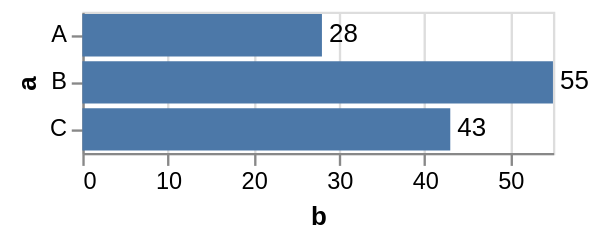

This figure's Vega-Lite source:
### Vega specification from a JSON file in a GitHub repository (floating-point values rounded to 4 significant figures)
{"$schema": "https://vega.github.io/schema/vega/v5.json", "autosize": "pad", "padding": 5, "width": 200, "style": "cell", "data": [{"name": "source_0", "values": [{"a": "A", "b": 28}, {"a": "B", "b": 55}, {"a": "C", "b": 43}]}, {"name": "data_1", "source": "source_0", "transform": [{"type": "filter", "expr": "datum[\"b\"] !== null && !isNaN(datum[\"b\"])"}]}, {"name": "data_2", "source": "source_0", "transform": [{"type": "filter", "expr": "datum[\"b\"] !== null && !isNaN(datum[\"b\"])"}]}], "signals": [{"name": "y_step", "value": 20}, {"name": "height", "update": "bandspace(domain('y').length, 0.1, 0.05) * y_step"}], "marks": [{"name": "layer_0_marks", "type": "rect", "style": ["bar"], "from": {"data": "data_1"}, "encode": {"update": {"fill": {"value": "#4c78a8"}, "x": {"scale": "x", "field": "b"}, "x2": {"scale": "x", "value": 0}, "y": {"scale": "y", "field": "a"}, "height": {"scale": "y", "band": true}}}}, {"name": "layer_1_marks", "type": "text", "style": ["text", "label"], "from": {"data": "data_2"}, "encode": {"update": {"fill": {"value": "black"}, "x": {"scale": "x", "field": "b"}, "y": {"scale": "y", "field": "a", "band": 0.5}, "text": {"signal": "format(datum[\"b\"], \"\")"}}}}], "scales": [{"name": "x", "type": "linear", "domain": {"fields": [{"data": "data_1", "field": "b"}, {"data": "data_2", "field": "b"}]}, "range": [0, {"signal": "width"}], "nice": true, "zero": true}, {"name": "y", "type": "band", "domain": {"fields": [{"data": "data_1", "field": "a"}, {"data": "data_2", "field": "a"}], "sort": true}, "range": {"step": {"signal": "y_step"}}, "paddingInner": 0.1, "paddingOuter": 0.05}], "axes": [{"scale": "x", "orient": "bottom", "gridScale": "y", "grid": true, "tickCount": {"signal": "ceil(width/40)"}, "domain": false, "labels": false, "maxExtent": 0, "minExtent": 0, "ticks": false, "zindex": 0}, {"scale": "x", "orient": "bottom", "grid": false, "title": "b", "labelFlush": true, "labelOverlap": true, "tickCount": {"signal": "ceil(width/40)"}, "zindex": 0}, {"scale": "y", "orient": "left", "grid": false, "title": "a", "labelOverlap": true, "zindex": 0}], "config": {"style": {"label": {"align": "left", "baseline": "middle", "dx": 3}}}}
